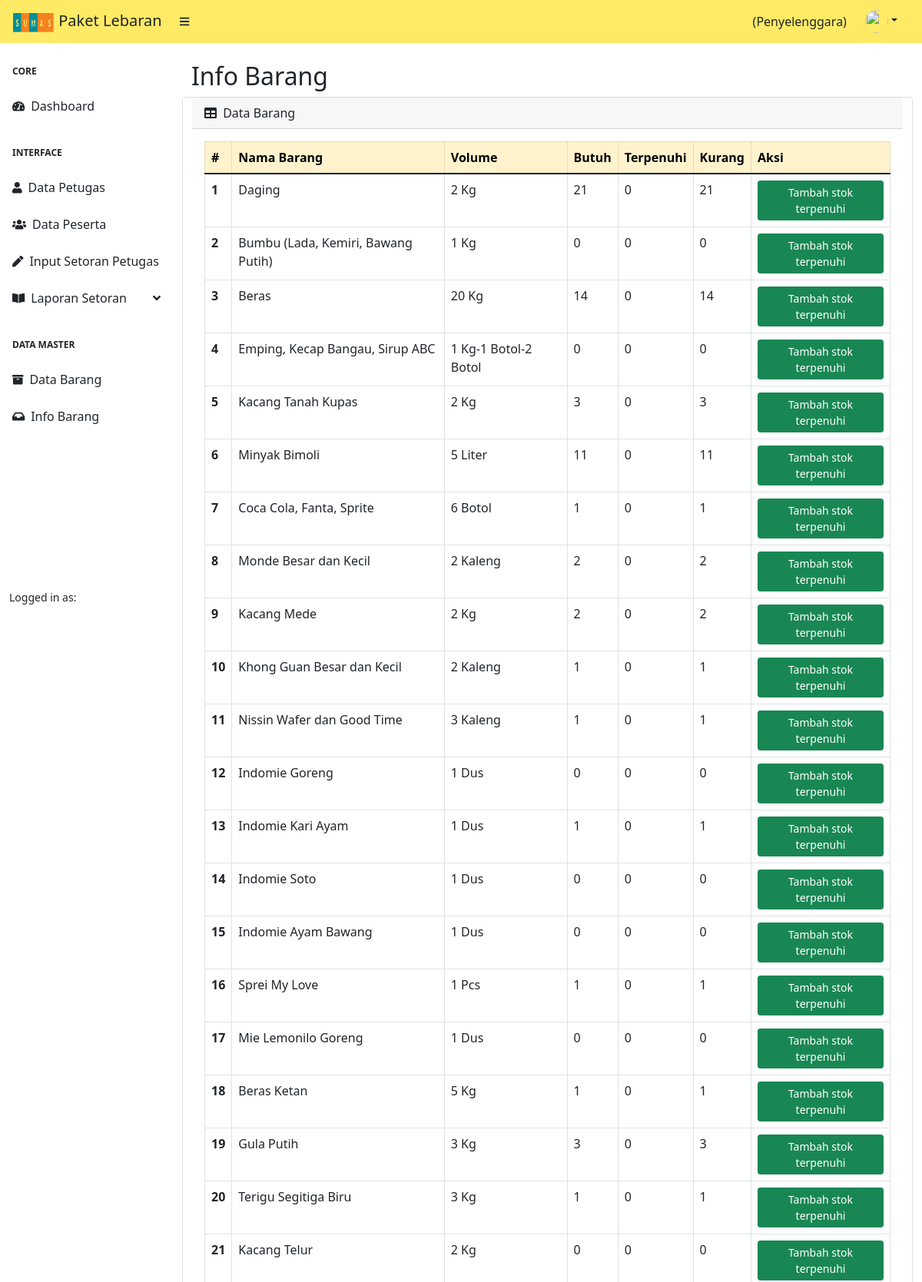
Page /penyelenggara/info_barang (upper part) on the committed database.
### tables this page shows
CREATE TABLE `barang` (
  `id` int(11) NOT NULL,
  `gambar` varchar(225) NOT NULL,
  `nama_barang` varchar(225) NOT NULL,
  `volume` varchar(225) NOT NULL,
  `harga` int(11) NOT NULL,
  `harga_beli` int(11) NOT NULL,
  `terpenuhi` int(11) NOT NULL DEFAULT 0,
  `id_penyelenggara` int(11) NOT NULL,
  `deleted_at` timestamp NULL DEFAULT NULL
);

### application/controllers/Penyelenggara.php (called while the page is built, shortened)
<?php
class Penyelenggara extends CI_Controller
{
    public function __construct()
    {
        $this->load->model('M_DataMaster');
        $this->load->model('M_Penyelenggara');
        $this->load->library('form_validation');
    }
    public function info_barang()
    {
        $data['title'] = 'Info Barang';
        $data['user'] = $this->db->get_where('penyelenggara', ['username' => $this->session->userdata('username')])->row_array();
        $data['rows'] = $this->M_DataMaster->getDataBarang()->result();
        $this->load->view('templates/header', $data);
        $this->load->view('templates/sidebar_penyelenggara', $data);
        $this->load->view('data-master/info_barang');
        $this->load->view('templates/footer');
    }
}

### index.php (called while the page is built, shortened)
<?php
require_once BASEPATH.'core/CodeIgniter.php';

### application/models/M_DataMaster.php (called while the page is built, shortened)
<?php
class M_DataMaster extends CI_Model
{
    public function getDataBarang()
    {
        $this->db->select('barang.*, COUNT(id_target_barang) AS jumlah_kebutuhan');
        $this->db->join('target_barang', 'target_barang.id_barang = barang.id', 'left');
        $this->db->from('barang');
        $this->db->group_by('barang.id');
        $this->db->where('barang.deleted_at', NULL, FALSE);
        return $this->db->get();
    }
}

### application/views/data-master/info_barang.php (the view, shortened to what this page needs)
<div id="layoutSidenav_content">
    <main>
        <div class="container-fluid px-4">
            <h2 class="mt-4"><?= $title;  ?></h2>
            <div class="row">
                <div class="card mb-4">
                    <div class="card-header">
                        <i class="fas fa-table me-1"></i>
                        Data Barang
                    </div>
                    <div class="card-body">
                        <table class="table table-bordered" id="dataTable2">
                            <thead>
                                <tr class="table-warning">
                                    <th>#</th>
                                    <th>Nama Barang</th>
                                    <th>Volume</th>
                                    <th>Butuh</th>
                                    <th>Terpenuhi</th>
                                    <th>Kurang</th>
                                    <th>Aksi</th>
                                </tr>
                            </thead>
                            <tbody>
                                <?php
                                $count = 0;
                                foreach ($rows as $row) :
                                    $count = $count + 1;
                                ?>
                                    <tr>
                                        <th scope=" row"><?= $count ?></th>
                                        <td><?= $row->nama_barang ?></td>
                                        <td><?= $row->volume ?></td>
                                        <td><?= $row->jumlah_kebutuhan ?></td>
                                        <td><?= $row->terpenuhi ?></td>
                                        <td><?= ($row->jumlah_kebutuhan - $row->terpenuhi < 0) ? 0 : $row->jumlah_kebutuhan - $row->terpenuhi ?></td>
                                        <td>
                                            <button class="btn btn-success btn-sm tombol-terpenuhi" data-placement="top" data-bs-toggle="modal" data-bs-target="#terpenuhiModal" data-id="<?= $row->id ?>">Tambah stok terpenuhi</button>
                                        </td>
                                    </tr>
                                <?php $jml += $row->harga_beli;
                                endforeach; ?>
                        </table>
                    </div>
                </div>
            </div>
        </div>
    </main>

### rows in the picture
barang: nama_barang "Daging", volume "2 Kg", jumlah_kebutuhan "21", terpenuhi "0", terpenuhi "21"
barang: nama_barang "Bumbu (Lada, Kemiri, Bawang Putih)", volume "1 Kg", jumlah_kebutuhan "0", terpenuhi "0"
barang: nama_barang "Beras", volume "20 Kg", jumlah_kebutuhan "14", terpenuhi "0", terpenuhi "14"
barang: nama_barang "Emping, Kecap Bangau, Sirup ABC", volume "1 Kg-1 Botol-2 Botol", jumlah_kebutuhan "0", terpenuhi "0"
barang: nama_barang "Kacang Tanah Kupas", volume "2 Kg", jumlah_kebutuhan "3", terpenuhi "0", terpenuhi "3"
barang: nama_barang "Minyak Bimoli", volume "5 Liter", jumlah_kebutuhan "11", terpenuhi "0", terpenuhi "11"
barang: nama_barang "Coca Cola, Fanta, Sprite", volume "6 Botol", jumlah_kebutuhan "1", terpenuhi "0", terpenuhi "1"
barang: nama_barang "Monde Besar dan Kecil", volume "2 Kaleng", jumlah_kebutuhan "2", terpenuhi "0", terpenuhi "2"
barang: nama_barang "Kacang Mede", volume "2 Kg", jumlah_kebutuhan "2", terpenuhi "0", terpenuhi "2"
barang: nama_barang "Khong Guan Besar dan Kecil", volume "2 Kaleng", jumlah_kebutuhan "1", terpenuhi "0", terpenuhi "1"
barang: nama_barang "Nissin Wafer dan Good Time", volume "3 Kaleng", jumlah_kebutuhan "1", terpenuhi "0", terpenuhi "1"
barang: nama_barang "Indomie Goreng", volume "1 Dus", jumlah_kebutuhan "0", terpenuhi "0"
barang: nama_barang "Indomie Kari Ayam", volume "1 Dus", jumlah_kebutuhan "1", terpenuhi "0", terpenuhi "1"
barang: nama_barang "Indomie Soto", volume "1 Dus", jumlah_kebutuhan "0", terpenuhi "0"
barang: nama_barang "Indomie Ayam Bawang", volume "1 Dus", jumlah_kebutuhan "0", terpenuhi "0"
barang: nama_barang "Sprei My Love", volume "1 Pcs", jumlah_kebutuhan "1", terpenuhi "0", terpenuhi "1"
barang: nama_barang "Mie Lemonilo Goreng", volume "1 Dus", jumlah_kebutuhan "0", terpenuhi "0"
barang: nama_barang "Beras Ketan", volume "5 Kg", jumlah_kebutuhan "1", terpenuhi "0", terpenuhi "1"
barang: nama_barang "Gula Putih", volume "3 Kg", jumlah_kebutuhan "3", terpenuhi "0", terpenuhi "3"
barang: nama_barang "Terigu Segitiga Biru", volume "3 Kg", jumlah_kebutuhan "1", terpenuhi "0", terpenuhi "1"
barang: nama_barang "Kacang Telur", volume "2 Kg", jumlah_kebutuhan "0", terpenuhi "0"

### other values in the picture
$title "Info Barang"
